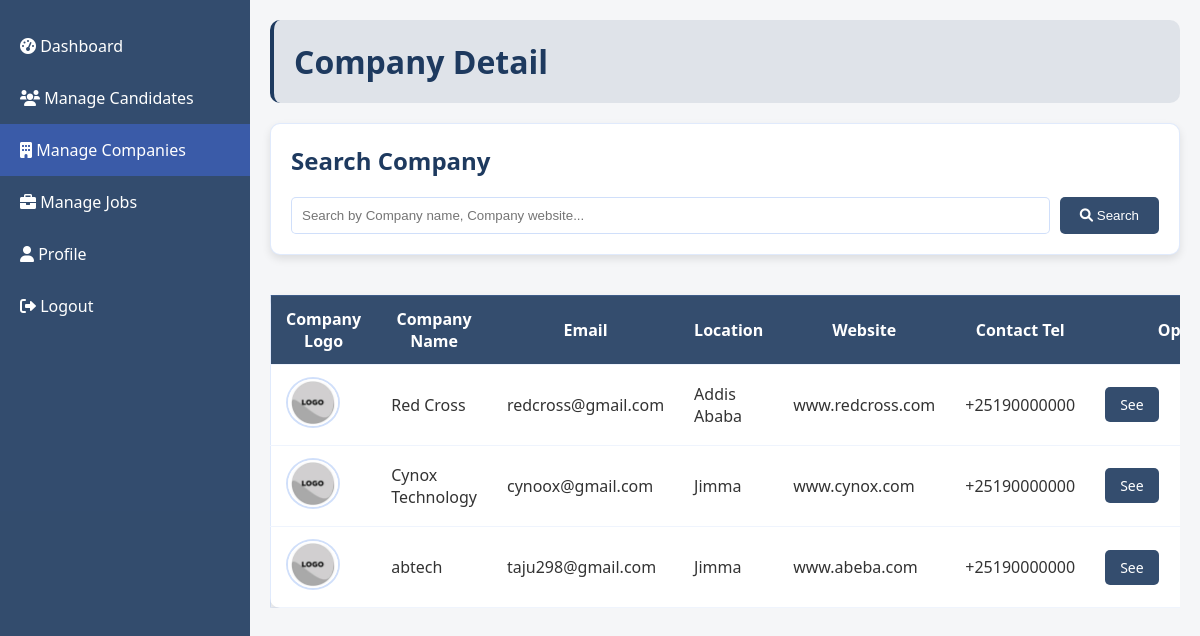
The page /admin/manage_company.php (signed in) on the database its author committed.
### tables this page shows
CREATE TABLE `company` (
  `id` int(11) NOT NULL,
  `company_id` int(11) NOT NULL,
  `logo` varchar(250) DEFAULT 'logo.png',
  `contact` varchar(50) DEFAULT NULL,
  `location` varchar(100) DEFAULT NULL,
  `website` varchar(100) DEFAULT NULL,
  `description` text DEFAULT NULL,
  `created_at` timestamp NOT NULL DEFAULT current_timestamp(),
  `updated_at` timestamp NOT NULL DEFAULT current_timestamp() ON UPDATE current_timestamp(),
  `industry` varchar(250) DEFAULT NULL
);

CREATE TABLE `users` (
  `id` int(11) NOT NULL,
  `name` varchar(100) NOT NULL,
  `email` varchar(100) NOT NULL,
  `password` varchar(255) NOT NULL,
  `role` enum('admin','candidate','company') NOT NULL,
  `created_at` timestamp NOT NULL DEFAULT current_timestamp()
);

### functions/fetch_companies.php (called while the page is built)
<?php
function fetch_companies($conn) {
    $company_list = [];
    $sql = "SELECT
                u.id AS user_id,
                u.name AS company_name,
                u.email AS company_email,
                c.logo AS company_logo,
                c.contact AS company_contact,
                c.description AS company_description,
                c.website AS company_website,
                c.location AS company_location,
                c.created_at AS company_created_at
            FROM users u
            INNER JOIN company c ON u.id = c.company_id
            WHERE u.role = 'company'
            ORDER BY c.created_at DESC";
    $result = mysqli_query($conn, $sql);
    if ($result && mysqli_num_rows($result) > 0) {
        while ($row = mysqli_fetch_assoc($result)) {
            $company_list[] = [
                'id' => $row['user_id'],
                'name' => $row['company_name'],
                'email' => $row['company_email'],
                'logo' => $row['company_logo'],
                'description' => $row['company_description'],
                'website' => $row['company_website'],
                'location' => $row['company_location'],
                'contact'=>$row['company_contact'],
                'created_at' => $row['company_created_at'],
            ];
        }
    }
    return $company_list;
}
?>

### admin/manage_company.php (the view, shortened to what this page needs)
<?php
include 'header.php';
?>
<div>
    <div class="panel-header">
        <h1>Company Detail</h1>
    </div>
    <div class="search-container">
        <h2>Search Company</h2>
        <form method="post" action="" class="tab-content">
            <input type="search" name="keyword" placeholder="Search by Company name, Company website..." required>
            <button type="submit" name="search" class="search-btn"><i class="fas fa-search"></i> Search</button>
        </form>
    </div>
    <div class="table-wrapper">
        <table>
        <tr>
            <th>Company Logo</th>
            <th>Company Name</th>
            <th>Email</th>
            <th>Location</th>
            <th>Website</th>
            <th>Contact Tel</th>
            <th colspan="2">Operation</th>
        </tr>
        <?php
        $empty = 'No companies registered yet.';
        if (isset($_POST['search'])) {
            $keyword = $_POST['keyword'];
            $companies = search_company($conn, $keyword);
            if (empty($companies)) {
                $empty = "No companies found for the keyword: " . htmlspecialchars($keyword);
            }
        } else {
            $companies = fetch_companies($conn);
        }
        if (!empty($companies)) {
            foreach ($companies as $company) {
                echo '
                   <tr>
                        <td><img src="../uploads/images/' . $company['logo'] . '" alt="Company Logo"></td>
                        <td>' . $company['name'] . '</td>
                        <td>' . $company['email'] . '</td>
                        <td>' . $company['location'] . '</td>
                        <td>' . $company['website'] . '</td>
                        <td>' . $company['contact'] . '</td>
                        <td><a href="company_detail.php?company_id=' . $company['id'] . '" data-translate="delete-job" class="view-applicants">See</a></td>
                        <td><a href="?company_id=' . $company['id'] . '&confirm=true" data-translate="delete-job" class="view-applicants" onclick="return confirm(\'Are you sure you want to delete this company?\')">Remove</a></td>
                    </tr>
                   ';
            }
        } else {
            echo "<tr><td colspan='4'>".$empty."</td></tr>";
        }
        ?>
    </table>
    </div>
</div>
<?php include 'footer.php'; ?>

### public/css/admin.css (style rules this page uses)
body { font-family: 'Segoe UI', Tahoma, Geneva, Verdana, sans-serif; margin: 0; padding: 0; background-color: rgba(244, 246, 248, 0.9); color: #333; }
.panel-header { background-color: rgba(30, 58, 95, 0.1); padding: 20px; border-radius: 10px; margin-bottom: 20px; border-left: 4px solid #1e3a5f; }
.panel-header h1 { margin: 0; color: #1e3a5f; }
.table-wrapper { width: 100%; overflow-x: auto; }
table { max-width: 1000px; border-collapse: collapse; margin-top: 20px; background-color: #fff; box-shadow: 0 4px 8px rgba(0, 0, 0, 0.1); border-radius: 10px; border: 1px solid rgba(100, 149, 237, 0.2); }
th, td { padding: 12px 15px; text-align: left; border-bottom: 1px solid rgba(100, 149, 237, 0.1); }
th { text-align: center; background-color: rgba(30, 58, 95, 0.9); color: white; font-weight: 600; }
img { max-width: 50px; max-height: 50px; border-radius: 50%; object-fit: cover; border: 2px solid rgba(100, 149, 237, 0.3); }
.search-container { background-color: #fff; padding: 20px; border-radius: 10px; box-shadow: 0 4px 8px rgba(0, 0, 0, 0.1); border: 1px solid rgba(100, 149, 237, 0.2); margin-bottom: 20px; }
.search-container h2 { margin-top: 0; color: #1e3a5f; }
.search-container form { display: flex; gap: 10px; }
.search-container input { flex: 1; padding: 10px; border: 1px solid rgba(100, 149, 237, 0.3); border-radius: 5px; }
.search-container button { background-color: rgba(30, 58, 95, 0.9); color: white; border: none; border-radius: 5px; padding: 0 20px; cursor: pointer; transition: all 0.2s ease; }
.view-applicants { background-color: rgba(30, 58, 95, 0.9); color: #fff; padding: 8px 15px; border: none; border-radius: 5px; cursor: pointer; transition: all 0.2s ease; text-decoration: none; display: inline-block; font-size: 14px; margin-right: 10px; }
.tab-content { display: none; }

### rows shown on the page
company: logo (picture), company.name "Red Cross", company.email "redcross@gmail.com", location "Addis Ababa", website "www.redcross.com", contact "+25190000000"
company: logo (picture), company.name "Cynox Technology", company.email "cynoox@gmail.com", location "Jimma", website "www.cynox.com", contact "+25190000000"
company: logo (picture), company.name "abtech", company.email "taju298@gmail.com", location "Jimma", website "www.abeba.com", contact "+25190000000"
